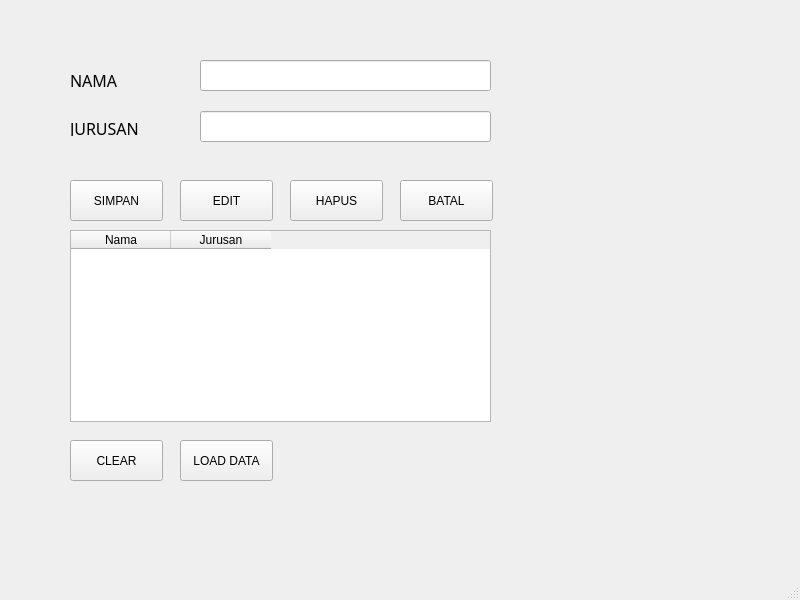
<?xml version="1.0" encoding="UTF-8"?>
<ui version="4.0">
 <class>MainWindow</class>
 <widget class="QMainWindow" name="MainWindow">
  <property name="geometry">
   <rect>
    <x>0</x>
    <y>0</y>
    <width>800</width>
    <height>600</height>
   </rect>
  </property>
  <property name="windowTitle">
   <string>MainWindow</string>
  </property>
  <widget class="QWidget" name="centralwidget">
   <widget class="QLabel" name="label">
    <property name="geometry">
     <rect>
      <x>70</x>
      <y>60</y>
      <width>81</width>
      <height>41</height>
     </rect>
    </property>
    <property name="font">
     <font>
      <family>Mongolian Baiti</family>
      <pointsize>12</pointsize>
     </font>
    </property>
    <property name="text">
     <string>NAMA</string>
    </property>
   </widget>
   <widget class="QLabel" name="label_2">
    <property name="geometry">
     <rect>
      <x>70</x>
      <y>120</y>
      <width>91</width>
      <height>16</height>
     </rect>
    </property>
    <property name="font">
     <font>
      <family>Mongolian Baiti</family>
      <pointsize>12</pointsize>
     </font>
    </property>
    <property name="text">
     <string>JURUSAN</string>
    </property>
   </widget>
   <widget class="QLineEdit" name="lineEdit">
    <property name="geometry">
     <rect>
      <x>200</x>
      <y>60</y>
      <width>291</width>
      <height>31</height>
     </rect>
    </property>
   </widget>
   <widget class="QLineEdit" name="lineEdit_2">
    <property name="geometry">
     <rect>
      <x>200</x>
      <y>111</y>
      <width>291</width>
      <height>31</height>
     </rect>
    </property>
   </widget>
   <widget class="QPushButton" name="pushButton">
    <property name="geometry">
     <rect>
      <x>70</x>
      <y>180</y>
      <width>93</width>
      <height>41</height>
     </rect>
    </property>
    <property name="text">
     <string>SIMPAN</string>
    </property>
   </widget>
   <widget class="QPushButton" name="pushButton_2">
    <property name="geometry">
     <rect>
      <x>180</x>
      <y>180</y>
      <width>93</width>
      <height>41</height>
     </rect>
    </property>
    <property name="text">
     <string>EDIT</string>
    </property>
   </widget>
   <widget class="QPushButton" name="pushButton_3">
    <property name="geometry">
     <rect>
      <x>290</x>
      <y>180</y>
      <width>93</width>
      <height>41</height>
     </rect>
    </property>
    <property name="text">
     <string>HAPUS</string>
    </property>
   </widget>
   <widget class="QPushButton" name="pushButton_4">
    <property name="geometry">
     <rect>
      <x>400</x>
      <y>180</y>
      <width>93</width>
      <height>41</height>
     </rect>
    </property>
    <property name="text">
     <string>BATAL</string>
    </property>
   </widget>
   <widget class="QPushButton" name="pushButton_5">
    <property name="geometry">
     <rect>
      <x>70</x>
      <y>440</y>
      <width>93</width>
      <height>41</height>
     </rect>
    </property>
    <property name="text">
     <string>CLEAR</string>
    </property>
   </widget>
   <widget class="QPushButton" name="pushButton_6">
    <property name="geometry">
     <rect>
      <x>180</x>
      <y>440</y>
      <width>93</width>
      <height>41</height>
     </rect>
    </property>
    <property name="text">
     <string>LOAD DATA</string>
    </property>
   </widget>
   <widget class="QLabel" name="label_3">
    <property name="geometry">
     <rect>
      <x>300</x>
      <y>450</y>
      <width>191</width>
      <height>16</height>
     </rect>
    </property>
    <property name="font">
     <font>
      <family>Mongolian Baiti</family>
      <pointsize>8</pointsize>
     </font>
    </property>
    <property name="text">
     <string/>
    </property>
   </widget>
   <widget class="QLabel" name="label_4">
    <property name="geometry">
     <rect>
      <x>300</x>
      <y>500</y>
      <width>191</width>
      <height>16</height>
     </rect>
    </property>
    <property name="font">
     <font>
      <family>Mongolian Baiti</family>
      <pointsize>8</pointsize>
     </font>
    </property>
    <property name="text">
     <string/>
    </property>
   </widget>
   <widget class="QTableWidget" name="tableWidget">
    <property name="geometry">
     <rect>
      <x>70</x>
      <y>230</y>
      <width>421</width>
      <height>192</height>
     </rect>
    </property>
    <column>
     <property name="text">
      <string>Nama</string>
     </property>
    </column>
    <column>
     <property name="text">
      <string>Jurusan</string>
     </property>
    </column>
   </widget>
  </widget>
  <widget class="QMenuBar" name="menubar">
   <property name="geometry">
    <rect>
     <x>0</x>
     <y>0</y>
     <width>800</width>
     <height>26</height>
    </rect>
   </property>
  </widget>
  <widget class="QStatusBar" name="statusbar"/>
 </widget>
 <resources/>
 <connections/>
</ui>
